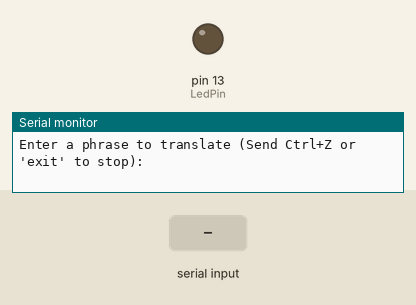
The sketch below on a simulated Arduino Uno, built with avr-gcc and run on an emulated ATmega328P. Shown: output pins drawn as LEDs (lit = HIGH), the last lines printed to the serial monitor. The inputs (shaded band) are chosen by the test bench.

Above: at 0.8 s.
0.9 s: "A\n" received over Serial
At 1.2 s:
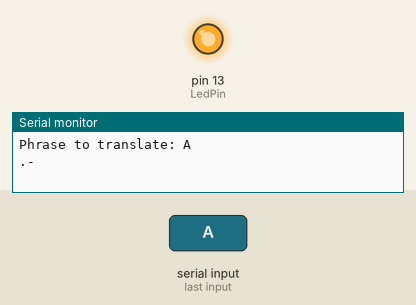
3.0 s: "^Z\n" received over Serial
Timing chart, 0 to 6.0 s (numbered marks = the images above; inputs shaded):
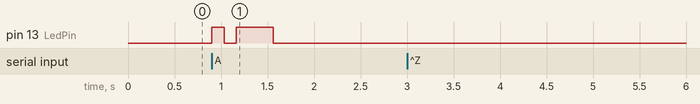

Measured:
- after the input at 0.9 s, pin 13 (LedPin): LOW → HIGH at once, → LOW 0.13 s later, → HIGH 0.13 s later, → LOW 0.40 s later

The sketch:

morseSystem.ino
```cpp
#include <Arduino.h>
#include "morseSystem.hpp"


void setup()
{
    // Setup serial port and wait for enumeration
    Serial.begin(9600);
    while (!Serial){ ; }

    // Setup and run Morse system
    MorseSystem morseSystem;
    morseSystem.init();
    morseSystem.process();

    Serial.println("System halted. Press Reset button on board to restart.");
}

void loop() { } // morseSystem.process() controls loop
```

morseSystem.cpp
```cpp
#include "morseSystem.hpp"


const char* MorseSystem::getMorseCode(const char C)
{
    // Return morse code conversion of english character or nullptr if invalid
    switch (C)
    {
        case 'A':return ".-";
        case 'B': return "-...";
        case 'C': return "-.-.";
        case 'D': return "-..";
        case 'E': return ".";
        case 'F': return "..-.";
        case 'G': return "--.";
        case 'H': return "....";
        case 'I': return "..";
        case 'J': return ".---";
        case 'K': return "-.-";
        case 'L': return ".-..";
        case 'M': return "--";
        case 'N': return "-.";
        case 'O': return "---";
        case 'P': return ".--.";
        case 'Q': return "--.-";
        case 'R': return ".-.";
        case 'S': return "...";
        case 'T': return "-";
        case 'U': return "..-";
        case 'V': return "...-";
        case 'W': return ".--";
        case 'X': return "-..-";
        case 'Y': return "-.--";
        case 'Z': return "--..";
        default:  return nullptr;
    }
}

void MorseSystem::init()
{
    // Set LED to output mode and off
    pinMode(LedPin, OUTPUT);
    setLed(false);
}

void MorseSystem::process()
{
    // Continuously try to grab phrase to translate from user or quit on Ctrl+Z/exit
    while (true)
    {
        // Wait for user input
        Serial.println("\nEnter a phrase to translate (Send Ctrl+Z or 'exit' to stop):");
        while (Serial.available() == 0) { }
        String phraseToTranslate = Serial.readStringUntil('\n');
        phraseToTranslate.trim();

        // Verify input is valid
        if (phraseToTranslate.length() == 0)
        {
            continue; // Empty input
        }
        // todo: Ctrl-Z or exit
        else if ((phraseToTranslate.indexOf((char)26) != -1) ||
                 phraseToTranslate.equalsIgnoreCase("^Z") ||
                 phraseToTranslate.equalsIgnoreCase("Ctrl-Z") ||
                 phraseToTranslate.equalsIgnoreCase("Ctrl+Z") ||
                 phraseToTranslate.equalsIgnoreCase("exit"))
        {
            Serial.println("\nExiting now...");
            break;
        }

        // Translate from English to Morse code
        Serial.print("Phrase to translate: ");
        Serial.println(phraseToTranslate);
        String translatedPhrase {""};
        translate(phraseToTranslate, translatedPhrase);

        // Show converted morse code in terminal and on LEDs
        displayMorse(translatedPhrase);
    }
}

void MorseSystem::translate(const String &EnglishPhrase, String &output)
{
    output = ""; // Clear output string
    bool previousWasLetter {false};

    for (unsigned int i = 0; i < EnglishPhrase.length(); ++i)
    {
        char c {EnglishPhrase[i]};

        // Handle spaces between words
        if (c == ' ')
        {
            if (previousWasLetter)
            {
                output += InterWordGapMorse;
                previousWasLetter = false;
            }
            continue;
        }

        // Look up english character and convert to Morse code
        c = toupper(c);
        const char * const Morse {getMorseCode(c)};

        // Verify character is valid
        if (Morse == nullptr)
        {
            Serial.print("Invalid character skipped: ");
            Serial.println(c);
            continue;
        }

        // Add valid character gap between letters
        if (previousWasLetter)
        {
            output += InterCharGapMorse;
        }

        // Append morse code to output
        output += Morse;
        previousWasLetter = true;
    }
}

void MorseSystem::displayMorse(const String &MorseCodePhrase)
{
    // Iterate through morse code phrase and handle each character
    for (unsigned int i = 0; i < MorseCodePhrase.length(); ++i)
    {
        char c = MorseCodePhrase[i];
        switch (c)
        {
            case DotMorse:
                dotMorseHandler();
                break;
            case DashMorse:
                dashMorseHandler();
                break;
            case InterCharGapMorse:
                interCharGapMorseHandler();
                break;
            case InterWordGapMorse:
                interWordGapMorseHandler();
                break;
            default:
                Serial.print("Invalid character, unable to display: ");
                Serial.println(c);
                break;
        }
    }
    Serial.println();
}

void MorseSystem::setLed(const bool State)
{
    digitalWrite(LedPin, State ? HIGH : LOW);
}

void MorseSystem::dotMorseHandler()
{
    // Output dot to serial and turn LED on for dot amount of time
    Serial.print(DotMorse);
    setLed(true);
    dotDelay();
    setLed(false);
    intraCharDelay();
}

void MorseSystem::dashMorseHandler()
{
    // Output dash to serial and turn LED on for dash amount of time
    Serial.print(DashMorse);
    setLed(true);
    dashDelay();
    setLed(false);
    intraCharDelay();
}

void MorseSystem::interCharGapMorseHandler()
{
    // Output inter character gap to serial and turn LED off for inter character amount of time
    Serial.print(InterCharGapMorse);
    setLed(false);
    interCharDelay();
}

void MorseSystem::interWordGapMorseHandler()
{
    // Output inter word gap to serial and turn LED off for inter word amount of time
    Serial.print(InterWordGapEnglish_str);
    setLed(false);
    interWordDelay();
}
```

morseSystem.hpp
```cpp
#pragma once
#include <Arduino.h>

class MorseSystem
{
public:
    MorseSystem() = default;
    void init();
    void process();

private:
    // Arduino LED Pin
    static constexpr uint8_t LedPin {LED_BUILTIN};

    // Timing Multipliers
    static constexpr unsigned int DotDuration          {1}; // One unit of time for dots
    static constexpr unsigned int DashDuration         {3}; // Three units of time for dashes
    static constexpr unsigned int IntraCharGapDuration {1}; // One unit of time between dots and dashes
    static constexpr unsigned int InterCharGapDuration {2}; // Two units of time between letters
    static constexpr unsigned int InterWordGapDuration {6}; // Six units of time between words
    static constexpr unsigned long TimeUnit_ms         {132}; // ~12 words per min, base unit

    // Characters, spacing, and gaps
    static constexpr char DotMorse {'.'};
    static constexpr char DashMorse {'-'};
    static constexpr char InterCharGapMorse {' '};
    static constexpr char InterWordGapMorse {'/'};
    static const inline String InterWordGapEnglish_str {"  "};

    // Morse code lookup
    static const char* getMorseCode(char c);

    // Translate English string into Morse output string
    void translate(const String &EnglishPhrase, String &output);

    // Display Morse string in the Serial monitor and on the LED
    void displayMorse(const String &MorseCodePhrase);

    // Morse Code Handlers
    void dotMorseHandler();
    void dashMorseHandler();
    void interCharGapMorseHandler();
    void interWordGapMorseHandler();

    // Timing functions
    void sleep(unsigned long ms) { delay(ms); }
    void dotDelay()       { sleep(TimeUnit_ms * DotDuration); }
    void dashDelay()      { sleep(TimeUnit_ms * DashDuration); }
    void intraCharDelay() { sleep(TimeUnit_ms * IntraCharGapDuration); }
    void interCharDelay() { sleep(TimeUnit_ms * InterCharGapDuration); }
    void interWordDelay() { sleep(TimeUnit_ms * InterWordGapDuration); }

    // Hardware functions
    void setLed(const bool State);
};
```
